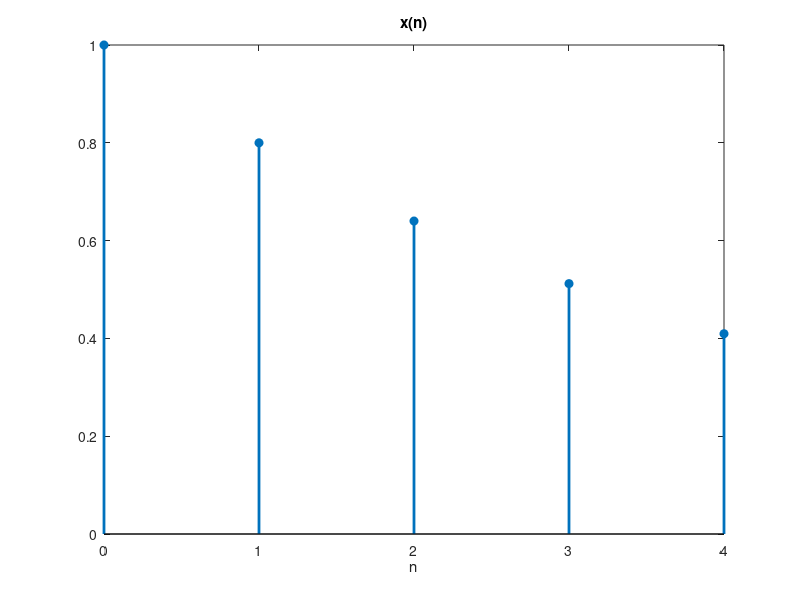
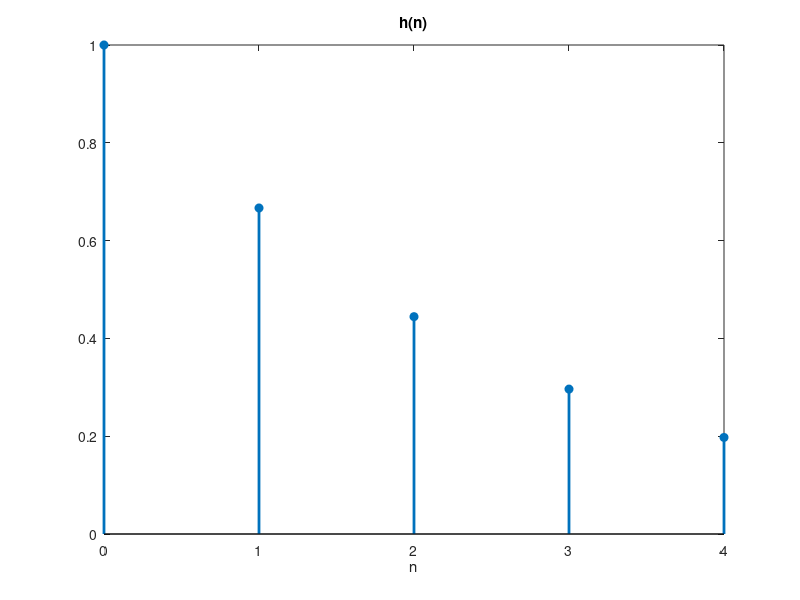
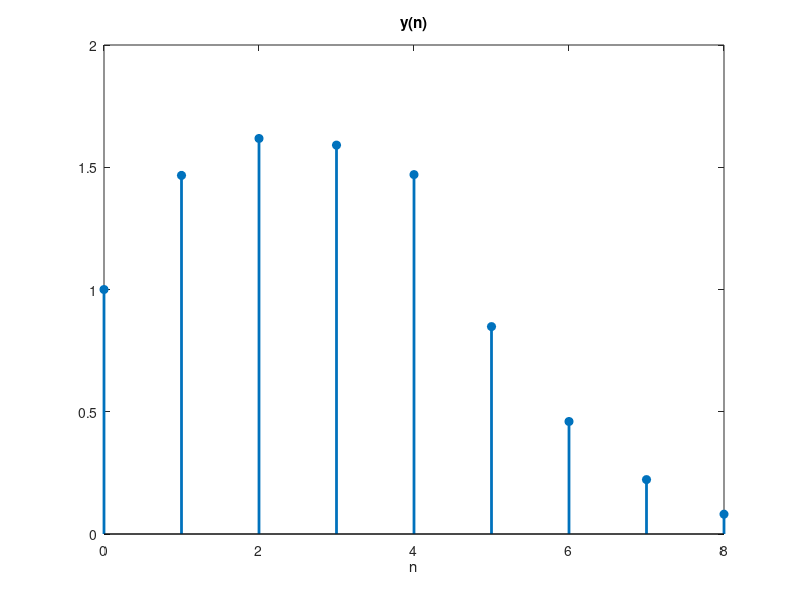

Write the MATLAB code that produced these figures, in order. (Note: this script raises an error after producing the figures.)
%Autor: Flores Chavarria Diego
clear all;
clc
close all;

impulso = @(n) n==0;
escalon = @(n) n>=0;


%Ejercicio 1
% a) Graficas de x(n) y h(n)

n = 0:4;
figure('Position',[500 400 600 250])
x = ((4/5).^n).*( escalon(n)-escalon(n-5) );
stem(n,x,'filled','LineWidth',2)
title('x(n)')
xlabel('n')

n = 0:4;
figure('Position',[500 400 600 250])
h = ((2/3).^n).*( escalon(n)-escalon(n-5) );
stem(n,h,'filled','LineWidth',2)
title('h(n)')
xlabel('n')

%b) Grafique y(n) = x(n) * h(n)
figure('Position',[500 400 600 250])
y = conv(x,h);
n = 0:8;
stem(n,y,'filled','LineWidth',2)
title('y(n)')
xlabel('n')


%Ejercicio 2
% a) Matriz H
n = 0:3;
figure('Position',[500 400 600 250])
h = ((1/3).^n).*( escalon(n)-escalon(n-4) );
h = convmtx(h,4).';
sym(h)
% b) Grafica de la convolucion y = x*h;
n = 0:3;
x = ((1/2).^n).*( escalon(n)-escalon(n-4) );
y = x.*h;
y = sum(y,2);
n = 0:6;
stem(n,y,'filled','LineWidth',2)
title('h(n)')
xlabel('n')


%Ejercicio 3
% a) Matriz X
n = 0:3;
figure('Position',[500 400 600 250])
x = ((1/2).^n).*( escalon(n)-escalon(n-4) );
x = convmtx(x,4).';
sym(x)
% b) Grafica de la convolucion y = x*h;
n = 0:3;
h = ((1/3).^n).*( escalon(n)-escalon(n-4) );
y = x.*h;
y = sum(y,2);
n = 0:6;
stem(n,y,'filled','LineWidth',2)
title('h(n)')
xlabel('n')






